Frame 1 (no input): blank canvas, image omitted
Frame 60 (the mouse pressed at the canvas centre just before this capture): blank canvas, image omitted
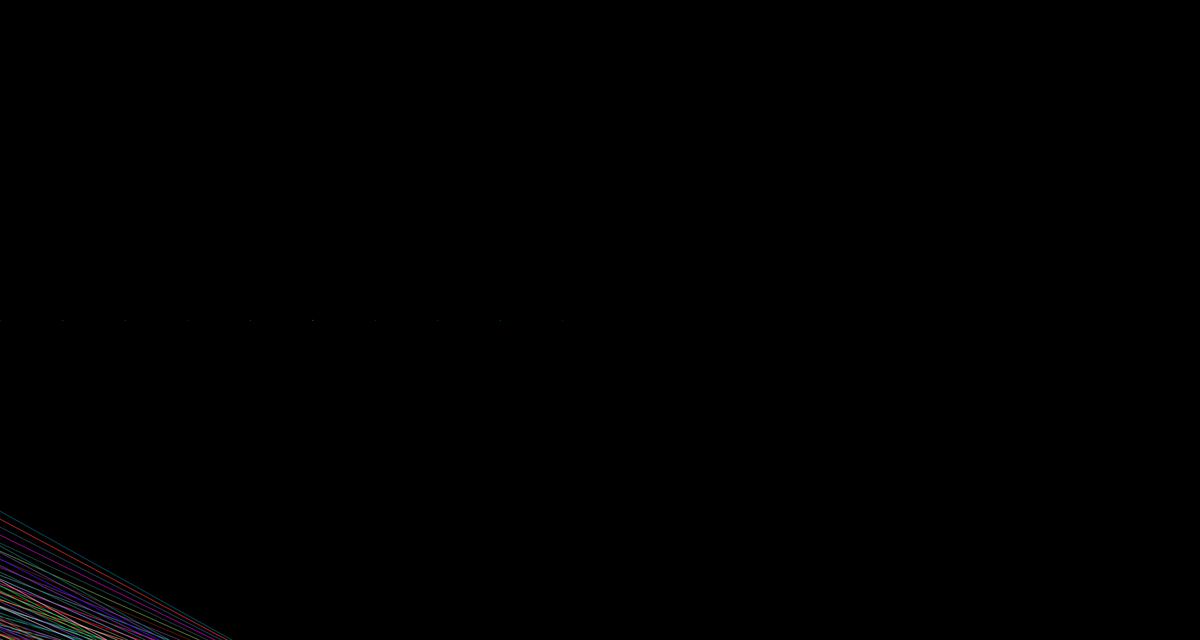
Frame 120 (the mouse held since frame 60 and released just before this capture)

The Processing sketch whose frames 1 and 60 were blank and that drew this single picture after the mouse press (run headless with seeded random() and noise(); from frame 60 on, the mouse is pressed at the canvas centre):

// Processing sketch: processing_175535
// ── processing_175535.pde

float angulo = 0;

void setup(){
  size(1920, 1024); 
  background(0); 
} 

void draw(){
  rectMode(CENTER); 
  
  for(int i = 0; i < 10; i++){
  pushMatrix();
  strokeWeight(1);
  noFill();
  stroke(random(255), random(209), random(245));
  translate(i * 100, height/2); 
  rotate(radians(angulo)); 
  rect(mouseX,mouseY, mouseY, mouseX); 
  popMatrix();
  
 
  
  }
  
  angulo +=1;
  
}
